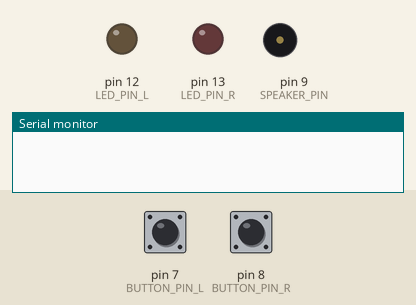
Recording of a sketch running on a simulated Arduino Uno, built with avr-gcc and run on an emulated ATmega328P. Shown: output pins drawn as LEDs (lit = HIGH), buzzer (waves = sounding), the last lines printed to the serial monitor. Inputs (shaded band) come from the test bench; at power-on: pin 7 (BUTTON_PIN_L) LOW, pin 8 (BUTTON_PIN_R) LOW. Random numbers use the default seed unless the sketch sets one.

Above: at 2.8 s.
2.9 s: pin 7 (BUTTON_PIN_L) pulled HIGH for 0.15 s
At 3.35 s:
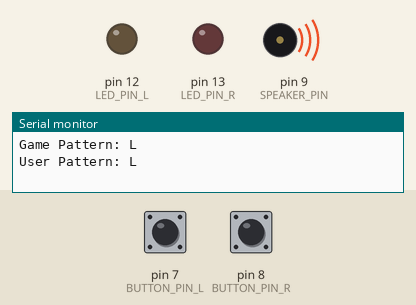
At 5.5 s:
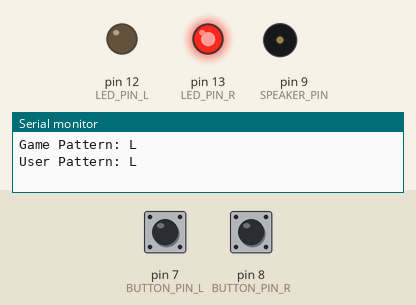
6.0 s: pin 8 (BUTTON_PIN_R) pulled HIGH for 3.2 s
At 10.6 s:
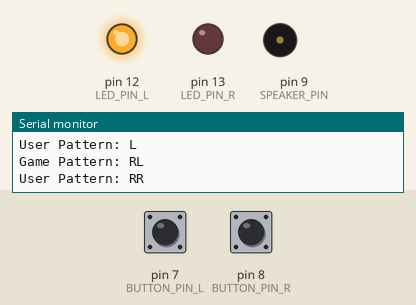
10.7 s: pin 7 (BUTTON_PIN_L) pulled HIGH for 3.2 s
16.2 s: pin 7 (BUTTON_PIN_L) driven HIGH and pin 8 (BUTTON_PIN_R) driven HIGH
Timing chart, 0 to 20.2 s (numbered marks = the images above; inputs shaded):
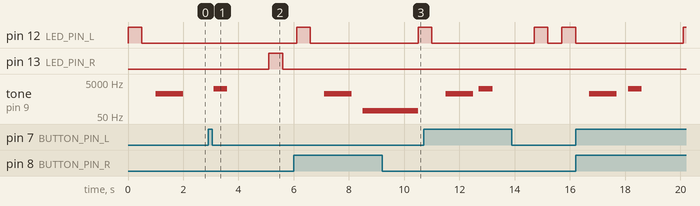

Measured:
- after the input at 2.9 s, pin 13 (LED_PIN_R): LOW → HIGH after 2.2 s, → LOW 0.50 s later

The sketch:

Simon_Says.ino
```cpp
/*
  Simon Says Game with Arduino

  This program simulates the classic Simon Says game using Arduino. The game
  generates a random sequence of lights and sounds, and the player must replicate
  the sequence by pressing the corresponding buttons.

  The circuit:
  - LED attached from LED_PIN_L to ground
  - LED attached from LED_PIN_R to ground
  - Speaker attached to SPEAKER_PIN
  - Pushbutton attached to BUTTON_PIN_L from +5V
  - Pushbutton attached to BUTTON_PIN_R from +5V
  - 10K resistor attached to BUTTON_PIN_L from ground
  - 10K resistor attached to BUTTON_PIN_R from ground

  Instructions:
  - Connect the circuit based on the provided instructions.
  - Upload this code to your Arduino board.
  - Open the Serial Monitor to view the game patterns and user input.

  Author: Avipreet Singh
  Date: November 30, 2023
*/

// Constants won't change. They're used here to set pin numbers:
const int BUTTON_PIN_L = 7;     // Left button pin
const int BUTTON_PIN_R = 8;     // Right button pin
const int SPEAKER_PIN = 9;      // Speaker pin
const int LED_PIN_L = 12;       // Left LED pin
const int LED_PIN_R = 13;       // Right LED pin

static int Level = 1;  // Initial game level

// Function prototypes
void CallLights(char gamepattern[], int level);
void ButtonCheck(char userpattern[], int level);
int WinCheck(char gamepattern[], char userpattern[], int level);

void setup() {
    // Initialize pin modes:
    pinMode(LED_PIN_L, OUTPUT);
    pinMode(LED_PIN_R, OUTPUT);
    pinMode(SPEAKER_PIN, OUTPUT);
    pinMode(BUTTON_PIN_L, INPUT);
    pinMode(BUTTON_PIN_R, INPUT);

    // Seed the random number generator:
    randomSeed(analogRead(0));

    // Initialize serial communication:
    Serial.begin(9600);
}

void loop() {
    // Arrays to store game and user patterns:
    char gamepattern[Level];
    char userpattern[Level];

    // Generate and display the game pattern:
    CallLights(gamepattern, Level);

    // Play a tone as a signal for the player to start:
    tone(SPEAKER_PIN, 1000, 1000);
    delay(1000);

    // Allow the player to input their pattern:
    ButtonCheck(userpattern, Level);

    // Print the generated game pattern:
    Serial.print("Game Pattern: ");
    for (int i = 0; i < Level; i++) {
        Serial.print(gamepattern[i]);
    }
    Serial.println();

    // Print the player's input pattern:
    Serial.print("User Pattern: ");
    for (int i = 0; i < Level; i++) {
        Serial.print(userpattern[i]);
    }
    Serial.println();

    // Check if the player's input matches the game pattern:
    if (WinCheck(gamepattern, userpattern, Level) == 1) {
        // Player wins, play a winning tone:
        tone(SPEAKER_PIN, 2000, 500);
        delay(1000);  // Wait for 1 second after winning
        Level = Level + 1;  // Move to the next level
    } else {
        // Player loses, play a losing tone:
        tone(SPEAKER_PIN, 100, 2000);
        delay(1000);  // Wait for 1 second after losing
        Level = 1;  // Restart the game at level 1
    }

    delay(1000);  // Add delay before starting the next round
}

void CallLights(char gamepattern[], int level) {
    // Generate and display the game pattern of lights:
    for (int i = 0; i < level; i++) {
        int randomnumber = random(2);
        if (randomnumber == 0) {
            // Activate the left LED:
            digitalWrite(LED_PIN_L, HIGH);
            delay(500);  // LED ON for 0.5 seconds
            digitalWrite(LED_PIN_L, LOW);
            gamepattern[i] = 'L';  // Store the pattern
        } else {
            // Activate the right LED:
            digitalWrite(LED_PIN_R, HIGH);
            delay(500);  // LED ON for 0.5 seconds
            digitalWrite(LED_PIN_R, LOW);
            gamepattern[i] = 'R';  // Store the pattern
        }
        delay(500);  // Add delay between LED sequences
    }
}

void ButtonCheck(char userpattern[], int level) {
    // Check the buttons for user input:
    int buttonState_L, buttonState_R;
    unsigned long time1;

    for (int i = 0; i < level; i++) {
        time1 = millis();

        // Wait for a button press or timeout after a certain period:
        while (millis() - time1 < 3000) {
            // Set button states inside the loop:
            buttonState_L = digitalRead(BUTTON_PIN_L);
            buttonState_R = digitalRead(BUTTON_PIN_R);

            if (buttonState_L == HIGH || buttonState_R == HIGH) {
                break;  // Exit the loop when a button is pressed
            }
        }

        // Check which button was pressed:
        if (buttonState_L == HIGH) {
            userpattern[i] = 'L';  // Store the input
        } else if (buttonState_R == HIGH) {
            userpattern[i] = 'R';  // Store the input
        }

        delay(200);  // Add a small delay to debounce the button
    }
}

int WinCheck(char gamepattern[], char userpattern[], int level) {
    // Check if the user's input matches the game pattern:
    for (int i = 0; i < level; i++) {
        if (gamepattern[i] != userpattern[i]) {
            return 0;  // Return 0 if patterns don't match
        }
    }
    return 1;  // Return 1 if patterns match
}
```

TIC-TAC-TOE.c
```cpp
/*
 Author	 : Avipreet Singh
 Date		 : 2023 - 11-04

 File: Project1 complete

------------------------------------------------------
 Comp120 Project 1 -  A program that allows a person to play tic-tac-toe
 against the computer(if you don't know tic-tac-toe, see game rules below).

 The Rules of Tic-Tac-Toe:

  1) The game board is a three by three square grid of symbols, which is initially empty.
   The squares are numbered as in the above image.
  2) There are two players, named Player X and Player O. Player O goes first.
  3) A player moves by selecting an empty square on the board.
  4) A symbol representing that player (i.e., an X or an O) is placed on the selected square,
   and it becomes the other player's turn.
  5) The game is won if one player gets three symbols in a row (horizontally, vertically, or diagonally).
  6) The game is a draw if all the squares become occupied; yet no player has won.
-------------------------------------------------------
*/

#include <stdio.h>
#include <stdlib.h>
#include <limits.h>
#include<ctype.h>

/* Constants for TTT game board symbols. */
#define EMPTY  ' '
#define USER 'O'
#define COMPUTER 'X'

#define TRUE 1
#define FALSE 0


/* function prototypes. */
int *CreateStructure();
void displayOneRow(char s1, char s2, char s3);
void displayHorizontalLine();
int rowIsWinner(char s1, char s2, char s3);
void displayTTTBoards();
void playerturn(char board[3][3]);
void computerturn(char board[3][3]);
int winner(char board[3][3]);
void gameplay(char board[3][3]);
int boardisfull(char board[3][3]);


/* Function to initialize the game board with empty spaces
 PRE: 'board' is a 3x3 array.
 P)ST: Initializes all elements of 'board' to EMPTY.*/
void initializeBoard(char board[3][3]) {
    for(int i = 0; i < 3; ++i) {
        for(int j = 0; j < 3; ++j) {
            board[i][j] = EMPTY;
        }
    }
}

/* function main. */
int main() {

    printf("WELCOME TO TIC-TAC-TOE\nHere are the rules of the game:\n");

    /* puting the rules for the user */
    printf("1) The game board is a three by three square grid of symbols, which is initially empty.\n");
    printf("   The squares are numbered as in the above image.\n");
    printf("2) There are two players, named Player X and Player O. Player O goes first.\n");
    printf("3) A player moves by selecting an empty square on the board.\n");
    printf("4) A symbol representing that player (i.e., an X or an O) is placed on the selected square,\n");
    printf("   and it becomes the other player's turn.\n");
    printf("5) The game is won if one player gets three symbols in a row (horizontally, vertically, or diagonally).\n");
    printf("6) The game is a draw if all the squares become occupied; yet no player has won.\n");
    printf("7) To make a legal move, the user must select an empty square on the board by entering an integer between 0 - 8,\n");
    printf("representing the 9 board squares.\n\n");

    int numgame;

    while (numgame){
        numgame = FALSE;
        char board[3][3];
        initializeBoard(board);
        printf("LETS BEGIN!\n\n");
        gameplay(board);
        printf("lets have another game?(Y/N)");
        char playerwish;
        scanf(" %c", &playerwish);
        if ((playerwish == 'Y') || (playerwish == 'y')){
            numgame = TRUE;
        }
    }
    printf("THANK YOU!");

    return 0;
}


/* functions. */

/* This function determines if a row of tic-tac-toe squares is a winning row.
 PRE: s1, s2, and s3 are defined
 POST: returns true if a row (horizontal, vertical, or diagonal) on
		 a tic-tac-toe board containing [s1, s2, s3],
		 is a winning row, and false otherwise.
*/
int rowIsWinner(char s1, char s2, char s3)
{
	if ((s1 == s2)&& (s2 == s3)&& (s1 != ' ')){
        return TRUE;
	}else{
	return FALSE;
    }
}


/* This function displays one of the horizontal line in a TTT board.
 PRE: the output marker is at the start of a new line.
 POST: A horizontal line has been drawn on the screen.
*/
void displayHorizontalLine()
{
    int i;
    for(int i = 0;i< 10;++i){
	printf("%c", '_');
    }
    printf("\n");
}


/* This function displays one row of a TTT board with squares s1, s2 and s3
 PRE: the output marker is at the start of a new line.
 POST: A row of the TTT board is drawn on the screen.
*/
void displayOneRow(char s1, char s2, char s3)
{
	printf(" %c | %c | %c\n", s1, s2, s3);
}

/* This function uses the two output functions display a few of TTT boards
   PRE: none.
   POST: three TTT boards have been drawn on the output stream.
*/
void displayTTTBoards(){
	printf("\nA numbered TTT board in play should be drawn below:\n");
	displayOneRow('0','1','2');
	displayHorizontalLine();
	displayOneRow('3','4','5');
	displayHorizontalLine();
	displayOneRow('6','7','8');

}

/* Function to display the Tic-Tac-Toe board
    PRE 'board' is a 3x3 array containing game symbols.
    POST: Outputs the current state of the TTT board to the console.*/
void displayBoard(char board[3][3]) {
    for (int i = 0; i < 3; ++i) {
        displayOneRow(board[i][0], board[i][1], board[i][2]);
        if (i < 2) displayHorizontalLine();
    }
}

/* This function implemetns theplayers turn on the board.
    PRE: 'board' is a 3x3 array containing game symbols.
    POST: Prompts the user for input, updates 'board' if the move is valid.*/
void playerturn(char board[3][3]){
    int square;
    do{
    printf("Please enter a number between 0 to 8: ");
    scanf("%d", &square);
    if (square >= 0 && square <= 8){
        if (board[square/3][square%3] == EMPTY){
                board[square/3][square%3] = USER;
                break;
        }else{
            printf("The square is already OCCUPIED. select another one.\n");
        }
    }else{
        printf("Enter the WRONG number.\n");
    }
 }while(TRUE);
}
/*   This function implements the computer's turn on the board.
     PRE: 'board' is a 3x3 array containing game symbols.
     POST: Chooses a random valid move for the computer and updates 'board'.*/
void computerturn(char board[3][3]){
    do{
    int row = rand() % 3;
    int col = rand() % 3;
    if (board[row][col] == EMPTY){
            board[row][col] = COMPUTER;
            break;
    }
    }while(TRUE);
}
/*  Function helps to find whether or not someone win yet.
    PRE: 'board' is a 3x3 array containing game symbols.
    POST: Returns TRUE if there is a winner, FALSE otherwise.*/
int winner(char board[3][3]){
    for(int i = 0; i < 3; i++){
        if(rowIsWinner(board[0][i], board[1][i], board[2][i])){
            return TRUE;
        }else if(rowIsWinner(board[i][0], board[i][1], board[i][2])){
            return TRUE;
        }
    }if((rowIsWinner(board[0][0],board[1][1],board[2][2]))||(rowIsWinner(board[0][2],board[1][1],board[2][0]))){
        return TRUE;
    }
    return FALSE;
}
/*  Function helps to find out that board is full or not.
    PRE: 'board' is a 3x3 array containing game symbols.
    POST: Returns TRUE if board is full, FALSE otherwise.*/

int boardisfull(char board[3][3]){
    for(int i =0; i< 9; ++i){
        if(board[i/3][i%3] == EMPTY){
            return FALSE;
        }
    }
    return TRUE;
}


/*This function runs the gameplay.*/
void gameplay(char board[3][3]){
    while(TRUE){
    /* displaying the board  with numbers to help player select the square and then then real positions*/
    displayTTTBoards();
    printf("\n\n");
    displayBoard(board);

    playerturn(board);
    if (winner(board)){
        printf("Congratulation YOU WIN!\n");
        break;
    }else if(boardisfull(board)){
        printf("NO ONE WIN!\n");
        break;
    }
    computerturn(board);
    if (winner(board)){
        printf("Sorry computer WIN!\n");
        break;
    }else if(boardisfull(board)){
        printf("NO ONE WIN!\n");
        break;
    }
    }
}
```
